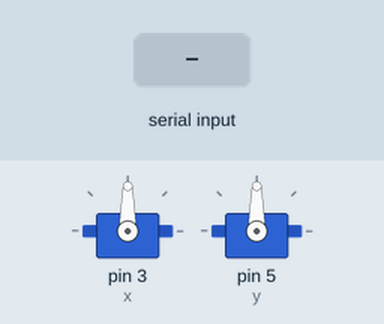
A sketch run on a simulated Arduino Uno, built with avr-gcc and run on an emulated ATmega328P. On the bench: 2 × servo. Inputs (shaded band) come from the test bench.

Above: at 1.2 s.
1.3 s: byte 30 received over Serial
At 2.5 s:
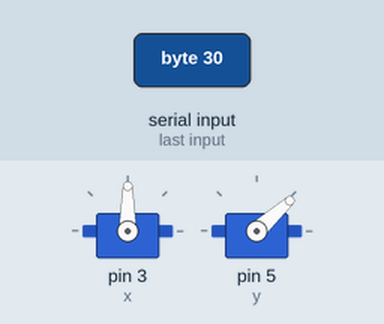
2.8 s: byte 90 received over Serial
At 4.0 s:
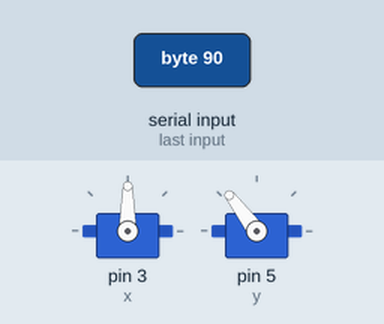
4.3 s: byte 120 received over Serial
At 4.8 s:
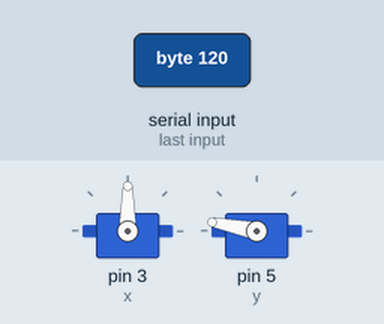
Timing chart, 0 to 7.3 s (numbered marks = the images above; inputs shaded):
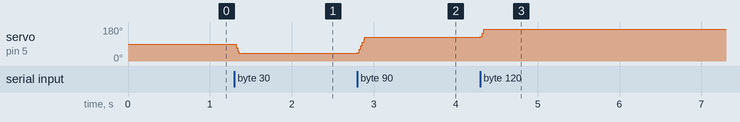

The sketch:

Proper_Laser.ino
```cpp
#include <Servo.h>

Servo x;
Servo y;
int xnew = 90;
int ynew = 90;
int xpos = 90;
int ypos = 90;

void setup() {
  Serial.begin(9600);
  x.attach(3);
  y.attach(5);
  x.write(xpos);
  y.write(ypos);
}

void loop() {

    while (Serial.available() > 0)
  {

    int Degree = Serial.read();
    if (Degree >= 128)
    {
      xnew = round(Degree*1.40625 - 180);
      xnew = (xnew - 180) / -1;
      while (xpos != xnew)
      {
        if (xpos > xnew)
        {
          xpos = xpos - 1;
          x.write(xpos);
        }
        if (xpos < xnew)
        {
          xpos = xpos + 1;
          x.write(xpos);
        }
        delay(1);
      }
    }
    if (Degree < 128)
    {
      ynew = round(Degree*1.40625);
      while (ypos != ynew)
      {
        if (ypos > ynew)
        {
          ypos = ypos - 1;
          y.write(ypos);
        }
        if (ypos < ynew)
        {
          ypos = ypos + 1;
          y.write(ypos);
        }
        delay(1);
      }
    }

  }
}
```

Measured:
- after the input at 1.3 s, servo on pin 5 (y): 90° → 42° at once
- after the input at 2.8 s, servo on pin 5 (y): 42° → 127° at once
- after the input at 4.3 s, servo on pin 5 (y): 127° → 169° at once
